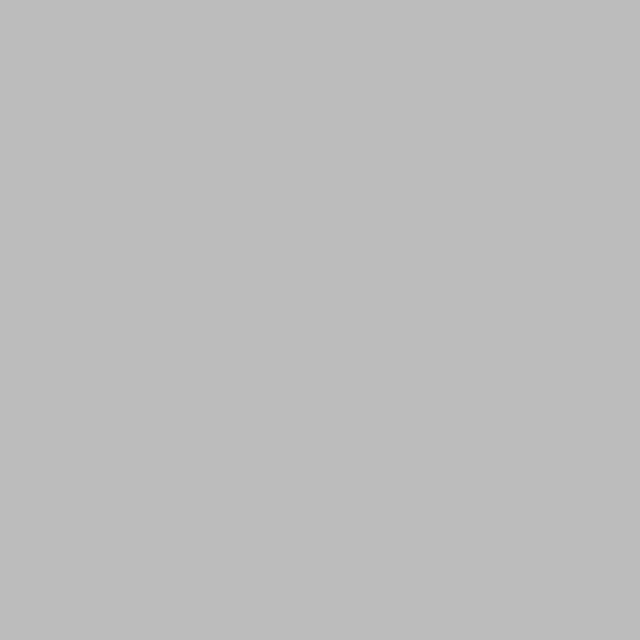
Frame 1 (no input)
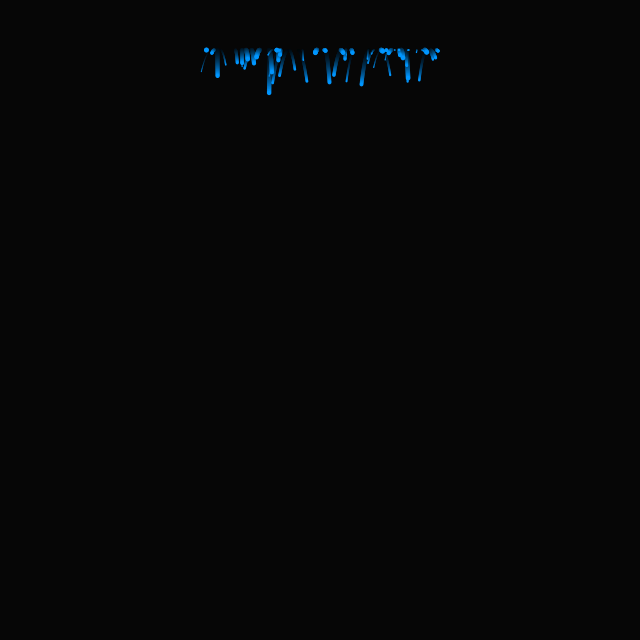
Frame 60 (the mouse pressed at the canvas centre just before this capture)
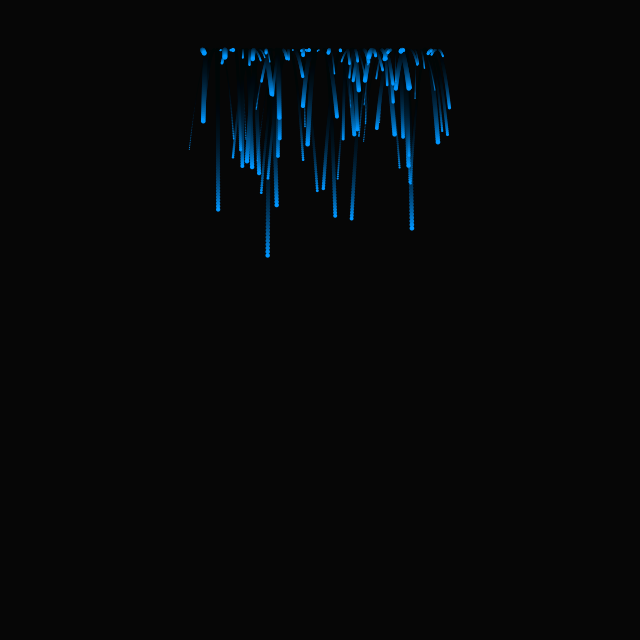
Frame 120 (the mouse held since frame 60 and released just before this capture)

The Processing sketch that drew these frames (run headless with seeded random() and noise(); from frame 60 on, the mouse is pressed at the canvas centre):

// Processing sketch: processing_165816
// ── processing_165816.pde

ArrayList waterfall = new ArrayList();
PVector gravity = new PVector(0, 0.02);

void setup(){
  size(640, 640);
  noStroke();
}

void draw(){
  fill(0, 20);
  rect(0, 0, width, height);
  fill(0, 150, 255);
  for(int i = 0; i < waterfall.size(); i++){
    Drop d = (Drop) waterfall.get(i);
    d.draw();
    d.applyForce(gravity);
    if(d.loc.y > d.stop){
      /* Reset defaults */
      d.loc = new PVector(random(200, width-200), 50);
      d.vel = new PVector(sin(radians(random(-90, 90)))/5, 0);
    }
  }
  if(waterfall.size() < 800){
    waterfall.add(new Drop(new PVector(random(200, width-200), 50)));
  }
  println(waterfall.size());
}

class Drop {
  PVector loc;
  PVector vel;
  PVector acc;
  float stop;
  float d = random(1, 5);
  
  Drop(PVector loc){
    this.loc = loc;
    stop = height-random(50, 100);
    vel = new PVector(sin(radians(random(-90, 90)))/5, 0);
    acc = new PVector(0, 0);
  }
  
  void draw(){
    vel.add(acc);
    loc.add(vel);
    acc.mult(0);
    ellipse(loc.x, loc.y, d, d); 
  }
  
  void applyForce(PVector force){
    PVector f = PVector.div(force, 1.5-d/5);
    acc.add(f);
  }
}
